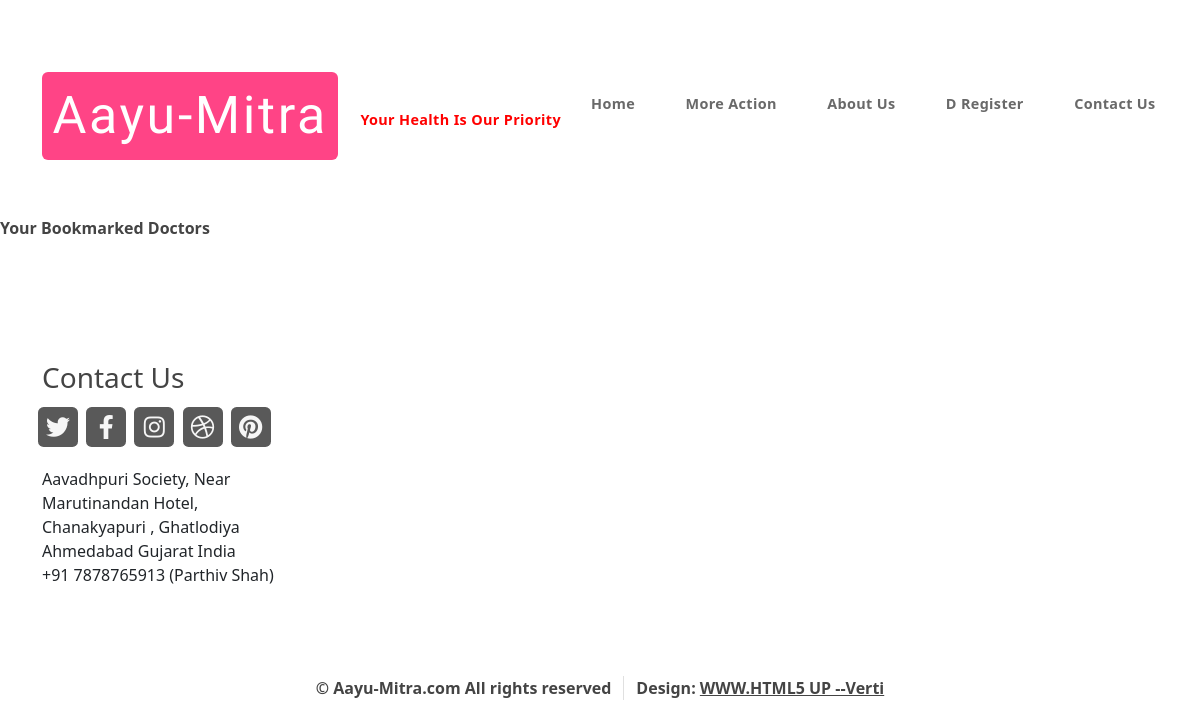
Before: /my_bookmarks (signed in) with the older database file.
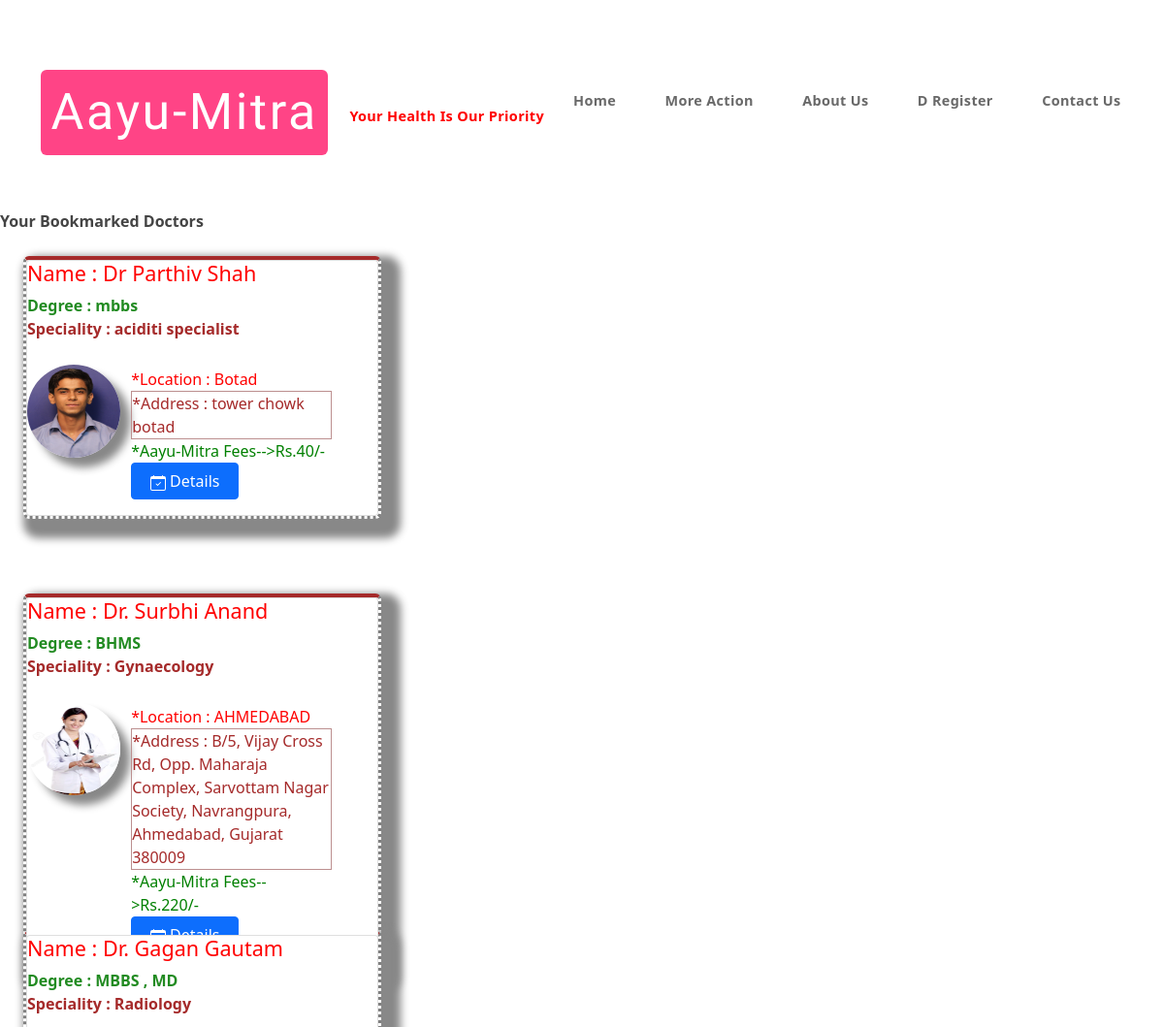
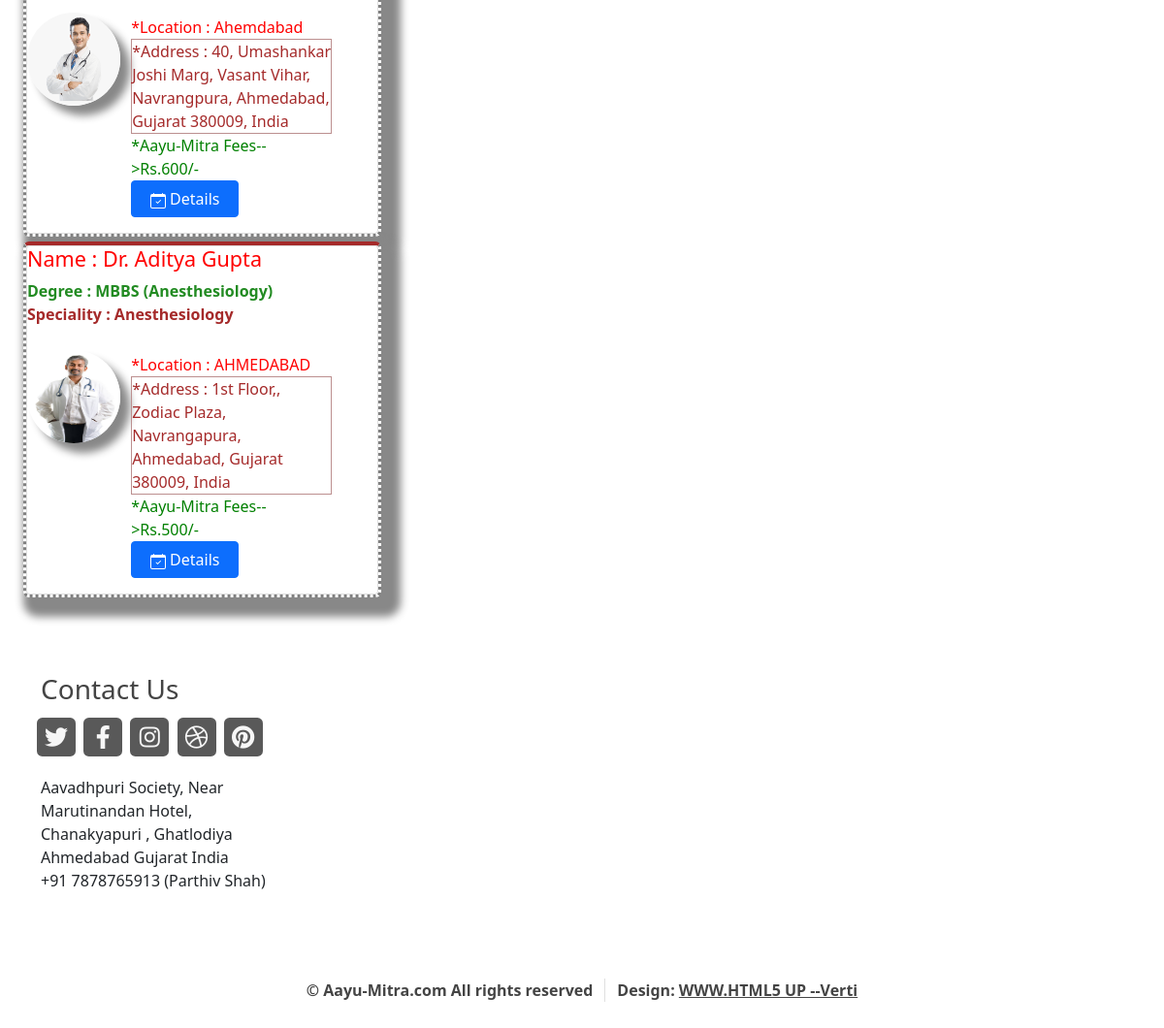
After: the same page with the newer database file (2 pictures, top to bottom).
### am/models.py (models this page shows, shortened)
class Doctor(models.Model):
    id = models.AutoField(primary_key=True)  # aa pachhi thi add karel chhe-->primary_key
    image = models.ImageField(upload_to='doctors_images', default="")
    name = models.CharField(max_length=40, null=False)
    address = models.CharField(max_length=150, null=False)
    city = models.CharField(max_length=10, null=False, default="")
    degree = models.CharField(max_length=40, null=False)
    fees = models.CharField(max_length=8, null=False)
    hospital_address = models.CharField(max_length=150, null=True)
    specializatioin = models.CharField(max_length=40, null=True)
    average_time_per_patient_minute = models.CharField(max_length=4, null=False, default="30")
    mobile_number = models.CharField(max_length=15, null=False)
    telephone_number = models.CharField(max_length=15, null=False)
    email_id = models.EmailField(max_length=30, null=False, unique=False)
    payment_number = models.CharField(max_length=15, null=False)
    emergency_charge = models.CharField(max_length=15, null=False)
    achievements = models.CharField(max_length=300, null=True)
    username = models.CharField(max_length=18, null=False, unique=True)
    password = models.CharField(max_length=14, null=False, unique=False)
    bookmark = models.ManyToManyField(User , related_name='bookmark' , blank=True)
    clinic_active_status = models.BooleanField(default=True , null=False)

### am/views.py (the view)
# urls.py: path("my_bookmarks" , views.my_bookmarks , name = "my_bookmarks"),
@ login_required
def my_bookmarks(request):
    bookmarks = Doctor.objects.filter(bookmark=request.user)
    params = {'bookmarks' : bookmarks}
    return render(request , 'my_bookmarks.html' , params)

### am/templates/my_bookmarks.html (shortened to what this page needs)
{% extends 'base.html' %}
{% load static %}
{% block meta-tags %}
    <link href="https://cdn.jsdelivr.net/npm/bootstrap@5.0.0-beta3/dist/css/bootstrap.min.css" rel="stylesheet">
{% endblock %}
{% block body %}
<b> Your Bookmarked Doctors </b>
{% for i in bookmarks %}
 <div class="flex_container">
  <div class="item">
        <section class="box feature d_card">
          <div class="card" style="max-width: 540px;">
             <h2 style="color:red;">Name : {{ i.name }}</h2>
            <b style="color:forestgreen;">Degree : {{ i.degree }}</b>
            <b style="color:brown;">Speciality : {{ i.specializatioin }}</b>
            <div class="row g-1">
              <div class="col-md-3">
                <img src='/media/{{ i.image }}' class="card-img" alt="..." height="160px">
              </div>
              <div class="col-md-8">
                <div class="card-body">
                  <p class="card-text" style="color:red">*Location : {{ i.city }} </p>
                  <p class="card-text" style="color:brown; border: 1px solid rosybrown;">*Address : {{ i.address }} </p>
                  <p class="card-text" style="color:green;">*Aayu-Mitra Fees-->Rs.{{ i.fees }}/- </p>
                  <a href="consolt_view/{{i.id}}"><button type="button" class="btn btn-primary consolt_button">
                      Details
                    </button>
                  </a>
                </div>
              </div>
            </div>
          </div>
        </section>
  </div>
  </div>
   {% endfor %}
{% endblock %}

Changed rows visible on the page:
now on this page (row unchanged): Doctor: name "Dr Parthiv Shah", degree "mbbs", specializatioin "aciditi specialist", image (picture), city "Botad", address "tower chowk botad", fees "40"
now on this page (row edited): Doctor: name "Dr. Surbhi Anand", degree "BHMS", specializatioin "Gynaecology", image (picture), city "AHMEDABAD", address "B/5, Vijay Cross Rd, Opp. Maharaja Complex, Sarvottam Nagar Society, Navrangpura, Ahmedabad, Gujarat 380009", fees "220"
now on this page (row edited): Doctor: name "Dr. Gagan Gautam", degree "MBBS , MD", specializatioin "Radiology", image (picture), city "Ahemdabad", address "40, Umashankar Joshi Marg, Vasant Vihar, Navrangpura, Ahmedabad, Gujarat 380009, India", fees "600"
now on this page (row edited): Doctor: name "Dr. Aditya Gupta", degree "MBBS (Anesthesiology)", specializatioin "Anesthesiology", image (picture), city "AHMEDABAD", address "1st Floor,, Zodiac Plaza, Navrangapura, Ahmedabad, Gujarat 380009, India", fees "500"
